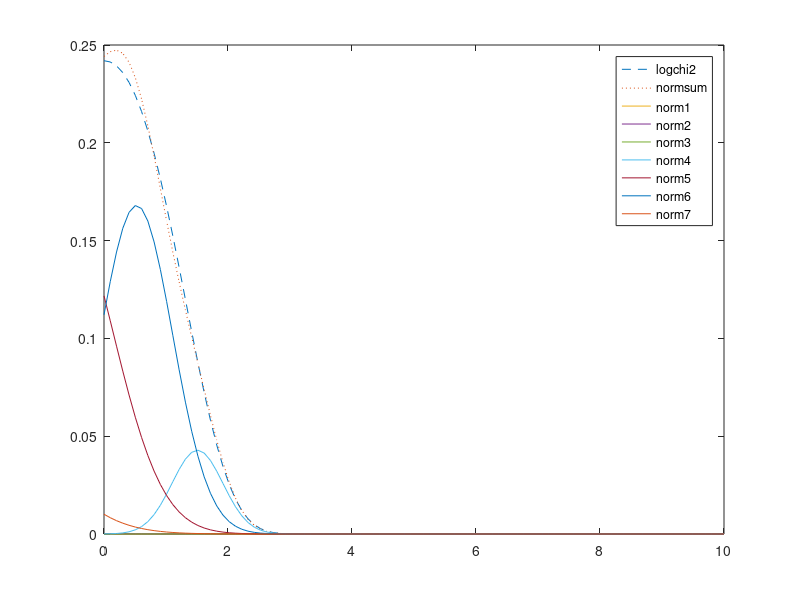

MATLAB code to generate this figure:
mi = [-10.12999 -3.97281 -8.56686 2.77786 .61942 1.79518 -1.08819] - 1.2704;  %% means already adjusted!! %%
sigi = [5.79596 2.61369 5.17950 .16735 .64009 .34023 1.26261];
sqrtsigi = sqrt(sigi);
pi = [0.0073 .10556 .00002 .04395 .34001 .24566 .2575];
x = linspace(0,10)';
v = ones(100,1);
chi2 = chi2pdf(x,v);
y = exp(x);
logchi2 = chi2pdf(y,v).*y;
norms = zeros(100,7);
for i =1:7
    norms(:,i) = pi(i)*normpdf(x,mi(i),sqrtsigi(i));
end
normsum=sum(norms,2);

plot(x,logchi2,'--',x,normsum,':',x,norms);
legend('logchi2','normsum','norm1','norm2','norm3','norm4','norm5','norm6','norm7')